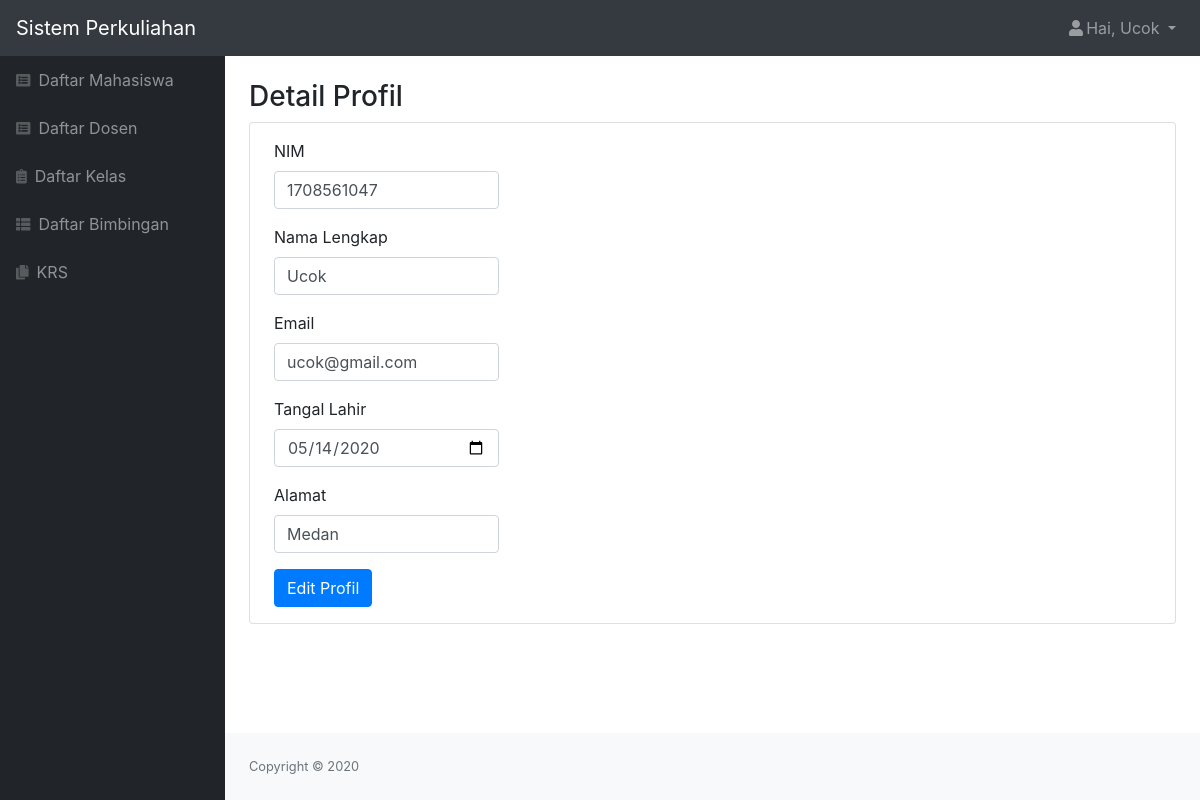
The app's page /php/profil_mahasiswa.php (signed in) with its own data.
### tables this page shows
CREATE TABLE `mahasiswa` (
  `id_mahasiswa` int(11) NOT NULL,
  `role` char(1) NOT NULL,
  `nim` char(10) NOT NULL,
  `nama` varchar(50) NOT NULL,
  `email` varchar(50) NOT NULL,
  `alamat` varchar(50) NOT NULL,
  `tanggal_lahir` date NOT NULL,
  `status` varchar(20) NOT NULL,
  `password` varchar(300) NOT NULL
);

### php/profil_mahasiswa.php (the view, shortened to what this page needs)
<?php
    include "function.php";
    $nama = $_SESSION['nama'];
    $role = $_SESSION['role'];
    $id = $_SESSION['id'];
    $queryUser = mysqli_query($koneksi, "SELECT * FROM mahasiswa WHERE id_mahasiswa = '$id'");
    $user = mysqli_fetch_assoc($queryUser);
?>
<!DOCTYPE html>
<html lang="en">
    <head>
        <link href="../css/styles.css" rel="stylesheet" />
        <link href="https://cdn.datatables.net/1.10.20/css/dataTables.bootstrap4.min.css" rel="stylesheet" />
    </head>
    <body class="sb-nav-fixed">
        <nav class="sb-topnav navbar navbar-expand navbar-dark bg-dark">
            <a class="navbar-brand" href="index.html">Sistem Perkuliahan</a>
            <ul class="navbar-nav ml-auto">
                <li class="nav-item dropdown">
                    <a class="nav-link dropdown-toggle" id="userDropdown" href="#" role="button" data-toggle="dropdown" aria-haspopup="true" aria-expanded="false"><i class="fas fa-user fa-fw"></i>Hai, <?= $nama; ?> </a>
                </li>
            </ul>
        </nav>
        <div id="layoutSidenav">
            <div id="layoutSidenav_nav">
                <nav class="sb-sidenav accordion sb-sidenav-dark" id="sidenavAccordion">
                    <div class="sb-sidenav-menu">
                        <div class="nav">
                            <a class="nav-link" href="mahasiswa.php"
                                ><div class="sb-nav-link-icon"><i class="fas fa-list-alt"></i></div>
                                Daftar Mahasiswa</a
                            >
                            <a class="nav-link" href="dosen.php"
                                ><div class="sb-nav-link-icon"><i class="fas fa-list-alt"></i></div>
                                Daftar Dosen</a
                            >
                            <a class="nav-link" href="kelas.php"
                                ><div class="sb-nav-link-icon"><i class="fas fa-clipboard-list"></i></div>
                                Daftar Kelas</a
                            >
                            <a class="nav-link" href="bimbingan.php"
                                ><div class="sb-nav-link-icon"><i class="fas fa-th-list"></i></div>
                                Daftar Bimbingan</a
                            >
                            <?php if($role == "1") { ?>
                            <a class="nav-link" href="krs.php"
                                ><div class="sb-nav-link-icon"><i class="fas fa-copy"></i></div>
                                KRS</a>
                            <?php } ?>
                        </div>
                    </div>
                </nav>
            </div>
            <div id="layoutSidenav_content">
                <main>
                    <div class="container-fluid">
                        <h3 class="mt-4">Detail Profil</h3>
                        <div class="card mb-4">
                            <form action="function.php?act=editProfil&id_mahasiswa=<?= $user['id_mahasiswa']; ?>" id="edit" method="POST" >
                                <div class="form-group ml-4 py-3 mb-0">
                                    <label for="nim">NIM</label>
                                    <input type="text" class="form-control col-sm-3" id="nim" name="nim" value="<?= $user['nim']; ?>" >
                                </div>
                                <div class="form-group ml-4">
                                    <label for="nama">Nama Lengkap</label>
                                    <input type="text" class="form-control col-sm-3" id="nama" name="nama" value="<?= $user['nama']; ?>">
                                </div>
                                <div class="form-group ml-4">
                                    <label for="email">Email</label>
                                    <input type="text" class="form-control col-sm-3" id="email" name="email" value="<?= $user['email']; ?>">
                                </div>
                                <div class="form-group ml-4">
                                    <label for="tgl_lahir">Tangal Lahir</label>
                                    <input type="date" class="form-control col-sm-3" id="tgl_lahir" name="tgl_lahir" value="<?= $user['tanggal_lahir']; ?>">
                                </div>
                                <div class="form-group ml-4">
                                    <label for="alamat">Alamat</label>
                                    <input type="text" class="form-control col-sm-3" id="alamat" name="alamat" value="<?= $user['alamat']; ?>">
                                </div>
                                <input type="submit" name="edit_btn" id="edit" class="btn btn-primary ml-4 mb-3" value="Edit Profil">
                            </form>
                        </div>
                    </div>
                </main>
                <?php include "footer.php" ?>
            </div>
        </div>
    </body>
</html>

### records on screen
mahasiswa: nim "1708561047", nama "Ucok", email "ucok@gmail.com", tgl_lahir "05/14/2020", alamat "Medan"

### other values on screen
$nama "Ucok"
